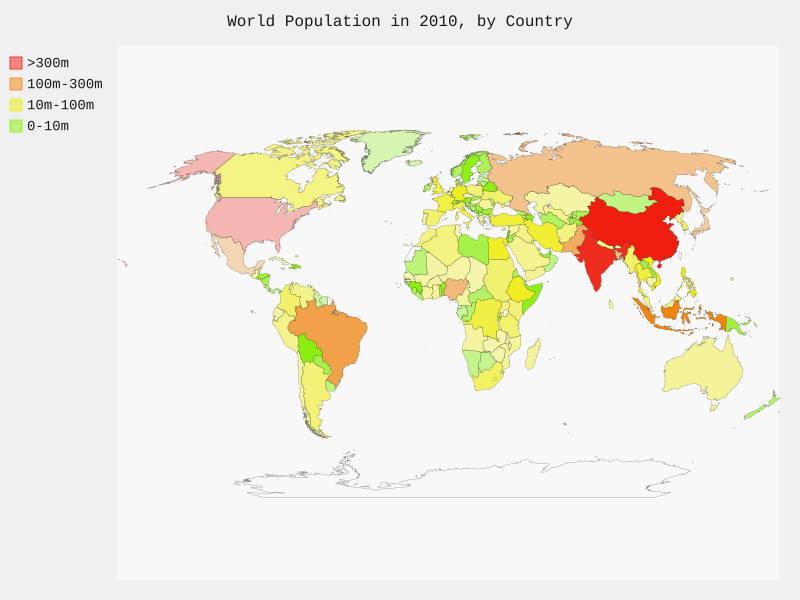

Recreate this plot in Python.
import pygal
import json
from pygal.style import RotateStyle, BlueStyle
from country_codes import get_country_code


# Extract data from JSON file
filename = 'population_data.json'
with open(filename) as file:
    data = json.load(file)  # list of dict objects

    populations = dict()
    for dict_item in data:
        if dict_item['Year'] == '2010':
            country_name = dict_item['Country Name']
            population = int(float(dict_item['Value']))
            pygal_code = get_country_code(country_name)

            if pygal_code:
                populations[pygal_code] = population


# Group the countries into 4 population levels
pops1, pops2, pops3, pops4 = {}, {}, {}, {}
for code, pop in populations.items():
    if pop < 10000000:
        pops1[code] = pop
    elif pop < 100000000:
        pops2[code] = pop
    elif pop < 300000000:
        pops3[code] = pop
    else:
        pops4[code] = pop


# Visualize countries populations on the Earth map with Pygal
wm_style = RotateStyle('#EF1E0F', step=14, base_style=BlueStyle)
wm = pygal.maps.world.World(style=wm_style)
wm.title = 'World  Population in 2010, by Country'
#wm.add('0-10m', pops1)
#wm.add('10m-100m', pops2)
wm.add('>300m', pops4)
wm.add('100m-300m', pops3)
wm.add('10m-100m', pops2)
wm.add('0-10m', pops1)


wm.value_formatter = lambda x: "{:,}".format(x)

wm.render_to_file('world_population.svg')
